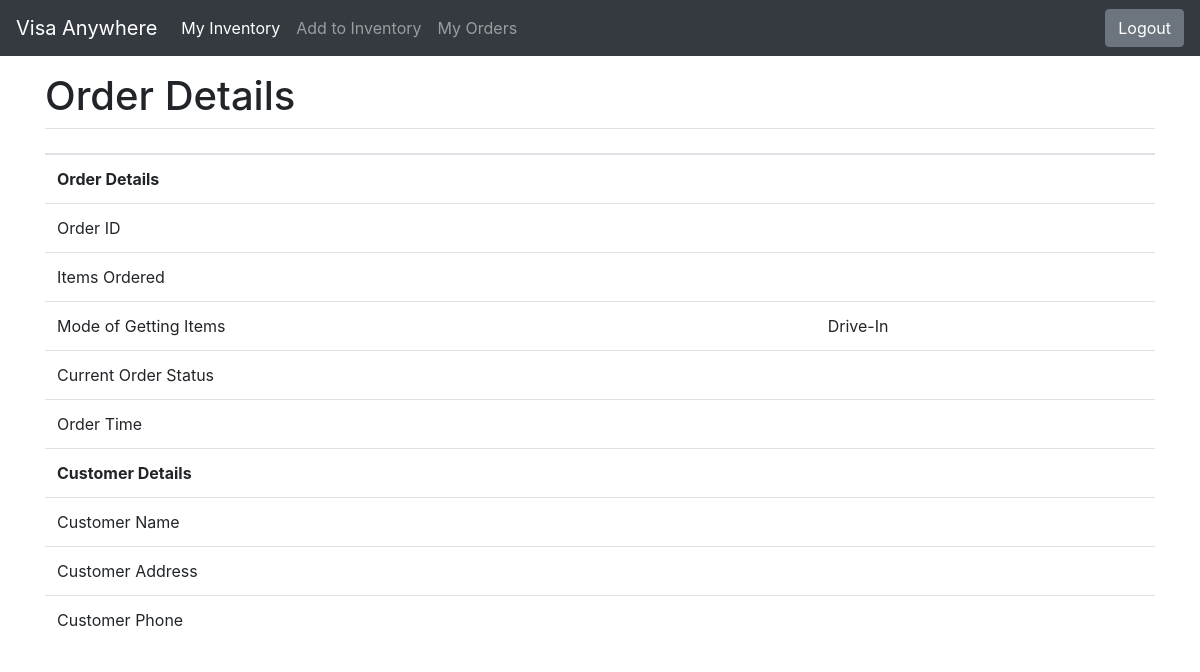
Before: /shop/mer_order_detail/14 (signed in) with the older database file.
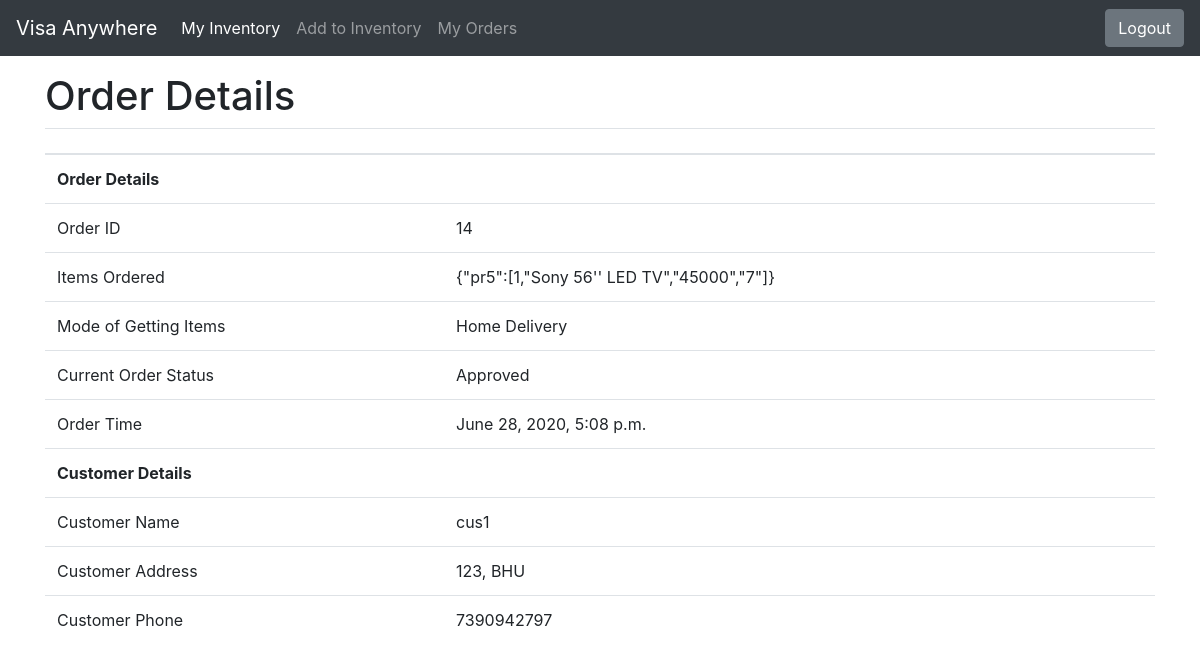
After: the same page with the newer database file.
### shop/models.py (models this page shows, shortened)
class Order(models.Model):
    order_id=models.AutoField(primary_key=True)
    items_json=models.CharField(max_length=5000)
    user = models.ForeignKey('UserRegistration', on_delete=models.CASCADE, null = True, related_name='usernames')
    is_delivery = models.BooleanField(default = False, blank = True)
    time = models.DateTimeField(null=True)
    est_time = models.DateTimeField(null=True)
    order_status = models.CharField(max_length=50, default="Action Pending", null=True)
    merchant = models.ForeignKey('UserRegistration', on_delete = models.CASCADE, null =True,related_name='merchant')

class UserRegistration(models.Model):
    user = models.OneToOneField(User,on_delete=models.CASCADE)
    is_merchant = models.BooleanField(default = False, blank = True)
    address = models.CharField(max_length=500)
    zipcode = models.CharField(max_length=6)
    phone = models.CharField(max_length=10)
    city = models.CharField(max_length=50)
    name = models.CharField(max_length=50, null = True)
    state = models.CharField(max_length=50)
    house_no = models.CharField(max_length=50, null = True)
    area = models.CharField(max_length=100, null = True)

### shop/views.py (the view, shortened to what this page needs)
# urls.py: path('mer_order_detail/<int:order_id>', views.mer_order_detail, name='mer_order_detail'),
@login_required
def mer_order_detail(request, order_id):
    order = Order.objects.filter(order_id=order_id).first()
    return render(request, 'shop/mer_order_detail.html', {'order': order})

### shop/templates/shop/mer_order_detail.html (shortened to what this page needs)
<!doctype html>
<html lang="en">
<head>
  <link rel="stylesheet" href="https://stackpath.bootstrapcdn.com/bootstrap/4.2.1/css/bootstrap.min.css"
>
</head>
<body>
  <nav class="navbar navbar-expand-lg navbar-dark bg-dark">
    <a class="navbar-brand" href="/shop">Visa Anywhere</a>
    <div class="collapse navbar-collapse" id="navbarSupportedContent">
      <ul class="navbar-nav mr-auto">
        <li class="nav-item active">
          <a class="nav-link" href="/shop">My Inventory <span class="sr-only">(current)</span></a>
        </li>
        <li class="nav-item">
          <a class="nav-link" href="{% url 'shop:product_add' %}">Add to Inventory</a>
        </li>
        <li class="nav-item">
          <a class="nav-link" href="{% url 'shop:mer_order_list' %}">My Orders</a>
        </li>
      </ul>
      {% if user.is_authenticated %}
      <a href="{% url 'shop:logout' %}"><button class="btn btn-secondary" type="button">Logout</button></a>
      {% else %}
      <a href="{% url 'shop:login' %}"><button type="button" class="btn btn-secondary">Log In</button></a>
      {% endif %}
    </div>
  </nav>
  <div class="container my-3">
    <h1>Order Details</h1>
    <table class="table table-hover">
      <thead>
        <tr>
          <th scope="col"></th>
          <th scope="col"></th>
        </tr>
      </thead>
      <tbody>
        <tr>
          <td colspan="2"><strong>Order Details<strong></td>
        </tr>
        <tr>
          <td>Order ID</td>
          <td>{{order.order_id}}</td>
        </tr>
        <tr>
          <td>Items Ordered</td>
          <td>{{order.items_json}}</td>
        </tr>
        <tr>
          <td>Mode of Getting Items</td>
          {% if order.is_delivery %}
          <td>Home Delivery</td>
          {% else %}
          <td>Drive-In</td>
          {% endif %}
        </tr>
        <tr>
          <td>Current Order Status</td>
          <td id="order_stat">{{order.order_status}}</td>
        </tr>
        <tr>
          <td>Order Time</td>
          <td>{{order.time}}</td>
        </tr>
        <tr>
          <td colspan="2"><strong>Customer Details</strong></td>
        </tr>
        <tr>
          <td>Customer Name</td>
          <td>{{order.user.name}}</td>
        </tr>
        <tr>
          <td>Customer Address</td>
          <td>{{order.user.address}}</td>
        </tr>
        <tr>
          <td>Customer Phone</td>
          <td>{{order.user.phone}}</td>
        </tr>
      </tbody>
    </table>
    </div>
</body>
</html>

Changed rows visible on the page:
added Order: order_id "14", items_json "{\"pr5\":[1,\"Sony 56'' LED TV\",\"45000\",\"7\"]}", order_status "Approved", time "June 28, 2020, 5:08 p.m.", user.name "cus1", user.address "123, BHU", user.phone "7390942797"
Other visible differences:
text no longer shown: "Drive-In"
text now shown: "Home Delivery"
